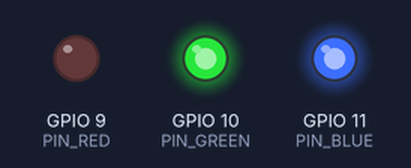
This program was run on a simulated ESP32. Parts: output pins drawn as LEDs (lit = HIGH).

Above: at 0.2 s.
At 0.7 s:
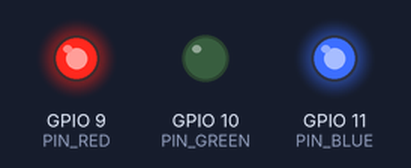
At 2.7 s:
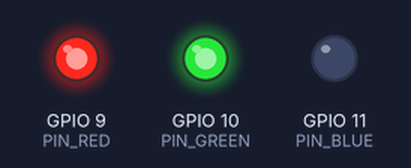
Timing chart, 0 to 3.5 s (numbered marks = the images above):
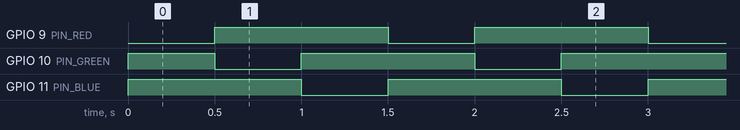

The program:

main.cpp
```cpp
const int PIN_RED   = 9;
const int PIN_GREEN = 10;
const int PIN_BLUE  = 11;

void setup() {
  pinMode(PIN_RED, OUTPUT);
  pinMode(PIN_GREEN, OUTPUT);
  pinMode(PIN_BLUE, OUTPUT);
}

void setColor(int R, int G, int B) {
  analogWrite(PIN_RED, 255 - R);   // Invert values for Common Anode
  analogWrite(PIN_GREEN, 255 - G);
  analogWrite(PIN_BLUE, 255 - B);
}

void loop() {
  setColor(255, 0, 0); // Red
  delay(500);
  setColor(0, 255, 0); // Green
  delay(500);
  setColor(0, 0, 255); // Blue
  delay(500);
}
```

Measured:
- by itself, GPIO 9 (PIN_RED), GPIO 11 (PIN_BLUE): alternates HIGH for 1.0 s and LOW for 0.50 s
- by itself, GPIO 10 (PIN_GREEN): repeats every 1.5 s: LOW 0.50 s, HIGH 1.0 s
- by itself, everything shown: repeats every 1.5 s, in 3 steps
